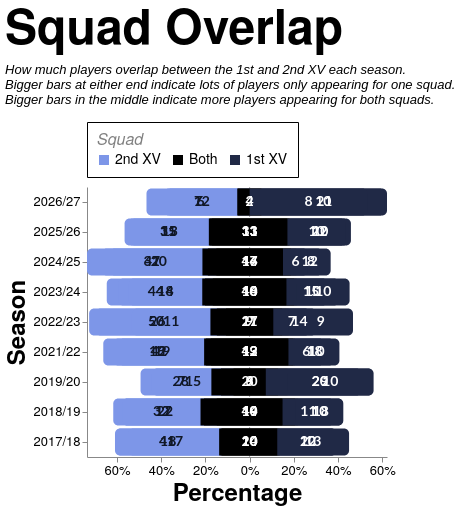

Vega-Lite specification for this chart:
### Vega-Lite specification from a JSON file in a GitHub repository (floating-point values rounded to 4 significant figures)
{"config": {"axis": {"labelFont": "PT Sans Narrow, Helvetica Neue, Helvetica, Arial, sans-serif", "titleFont": "PT Sans Narrow, Helvetica Neue, Helvetica, Arial, sans-serif", "labelFontSize": 13, "titleFontSize": 24, "gridColor": "#202947", "gridOpacity": 0.2, "zindex": 1}, "text": {"font": "Lato, sans-serif"}, "bar": {"cornerRadiusEnd": 5}, "header": {"labelFont": "PT Sans Narrow, Helvetica Neue, Helvetica, Arial, sans-serif", "titleFont": "PT Sans Narrow, Helvetica Neue, Helvetica, Arial, sans-serif", "labelFontSize": 24, "titleFontSize": 28, "labelFontWeight": "bold", "orient": "left"}, "legend": {"labelFont": "PT Sans Narrow, Helvetica Neue, Helvetica, Arial, sans-serif", "titleFont": "PT Sans Narrow, Helvetica Neue, Helvetica, Arial, sans-serif", "labelFontSize": 14, "titleFontSize": 16, "titlePadding": 5, "fillColor": "white", "strokeColor": "black", "padding": 10, "titleFontWeight": "lighter", "titleFontStyle": "italic", "titleColor": "gray", "offset": 10}, "title": {"font": "PT Sans Narrow, Helvetica Neue, Helvetica, Arial, sans-serif", "fontSize": 48, "fontWeight": "bold", "anchor": "start", "align": "center", "titlePadding": 20, "subtitlePadding": 10, "subtitleFontSize": 13, "subtitleColor": "", "subtitleFontStyle": "italic", "offset": 15, "color": "black"}, "axisX": {"labelAngle": 0}, "facet": {"title": null, "header": null, "align": {"row": "each", "column": "each"}, "spacing": 10}, "resolve": {"scale": {"y": "independent", "facet": "independent"}}, "background": "transparent", "scale": {"offsetBandPaddingOuter": 0.2, "offsetBandPaddingInner": 0.1}, "view": {"stroke": null, "background": "transparent"}}, "layer": [{"data": {"name": "data-d285a7403ed98ae579761d64a864032b"}, "mark": {"type": "rule", "color": "#000000", "opacity": 0.3, "size": 1, "strokeDash": [2, 2]}, "encoding": {"x": {"field": "x", "type": "quantitative"}}}, {"layer": [{"mark": {"type": "bar", "cornerRadiusBottomLeft": 5, "cornerRadiusBottomRight": 0, "cornerRadiusTopLeft": 5, "cornerRadiusTopRight": 0}, "encoding": {"color": {"field": "category", "legend": {"orient": "top", "title": "Squad", "values": ["2nd XV", "Both", "1st XV"]}, "scale": {"domain": ["1st XV", "Both", "2nd XV"], "range": ["#202946", "#000000", "#7d96e8"]}, "type": "nominal"}, "order": {"field": "render_priority", "sort": "ascending", "type": "quantitative"}, "tooltip": [{"field": "season", "title": "Season", "type": "ordinal"}, {"field": "unit", "title": "Unit", "type": "nominal"}, {"field": "category", "title": "Pattern", "type": "nominal"}, {"field": "category_group", "title": "Appearance", "type": "nominal"}, {"field": "players", "title": "Players", "type": "quantitative"}, {"field": "percentage", "format": ".1%", "title": "Percentage", "type": "quantitative"}], "x": {"axis": {"format": "%", "grid": false, "labelExpr": "format(abs(datum.value), '.0%')"}, "field": "percentage_start", "scale": {"nice": false}, "title": "Percentage", "type": "quantitative"}, "x2": {"field": "percentage_end"}, "y": {"field": "season", "sort": "descending", "title": "Season", "type": "ordinal"}}, "transform": [{"filter": "datum.category === '2nd XV'"}]}, {"mark": {"type": "bar", "cornerRadiusBottomLeft": 0, "cornerRadiusBottomRight": 0, "cornerRadiusTopLeft": 0, "cornerRadiusTopRight": 0}, "encoding": {"color": {"field": "category", "legend": {"orient": "top", "title": "Squad", "values": ["2nd XV", "Both", "1st XV"]}, "scale": {"domain": ["1st XV", "Both", "2nd XV"], "range": ["#202946", "#000000", "#7d96e8"]}, "type": "nominal"}, "order": {"field": "render_priority", "sort": "ascending", "type": "quantitative"}, "tooltip": [{"field": "season", "title": "Season", "type": "ordinal"}, {"field": "unit", "title": "Unit", "type": "nominal"}, {"field": "category", "title": "Pattern", "type": "nominal"}, {"field": "category_group", "title": "Appearance", "type": "nominal"}, {"field": "players", "title": "Players", "type": "quantitative"}, {"field": "percentage", "format": ".1%", "title": "Percentage", "type": "quantitative"}], "x": {"axis": {"format": "%", "grid": false, "labelExpr": "format(abs(datum.value), '.0%')"}, "field": "percentage_start", "scale": {"nice": false}, "title": "Percentage", "type": "quantitative"}, "x2": {"field": "percentage_end"}, "y": {"field": "season", "sort": "descending", "title": "Season", "type": "ordinal"}}, "transform": [{"filter": "datum.category === 'Both'"}]}, {"mark": {"type": "bar", "cornerRadiusBottomLeft": 0, "cornerRadiusBottomRight": 5, "cornerRadiusTopLeft": 0, "cornerRadiusTopRight": 5}, "encoding": {"color": {"field": "category", "legend": {"orient": "top", "title": "Squad", "values": ["2nd XV", "Both", "1st XV"]}, "scale": {"domain": ["1st XV", "Both", "2nd XV"], "range": ["#202946", "#000000", "#7d96e8"]}, "type": "nominal"}, "order": {"field": "render_priority", "sort": "ascending", "type": "quantitative"}, "tooltip": [{"field": "season", "title": "Season", "type": "ordinal"}, {"field": "unit", "title": "Unit", "type": "nominal"}, {"field": "category", "title": "Pattern", "type": "nominal"}, {"field": "category_group", "title": "Appearance", "type": "nominal"}, {"field": "players", "title": "Players", "type": "quantitative"}, {"field": "percentage", "format": ".1%", "title": "Percentage", "type": "quantitative"}], "x": {"axis": {"format": "%", "grid": false, "labelExpr": "format(abs(datum.value), '.0%')"}, "field": "percentage_start", "scale": {"nice": false}, "title": "Percentage", "type": "quantitative"}, "x2": {"field": "percentage_end"}, "y": {"field": "season", "sort": "descending", "title": "Season", "type": "ordinal"}}, "transform": [{"filter": "datum.category === '1st XV'"}]}], "data": {"name": "data-71c958c88b9efe9cd582770f6d6c98fc"}}, {"data": {"name": "data-71c958c88b9efe9cd582770f6d6c98fc"}, "mark": {"type": "text", "align": "center", "baseline": "middle", "fontSize": 14, "fontWeight": "bold"}, "encoding": {"color": {"field": "label_color", "legend": null, "scale": null, "type": "nominal"}, "text": {"field": "players", "format": ".0f", "type": "quantitative"}, "x": {"field": "label_position", "type": "quantitative"}, "y": {"field": "season", "sort": "descending", "title": "Season", "type": "ordinal"}}, "transform": [{"filter": "datum.percentage >= 0.035"}]}], "height": {"step": 30}, "resolve": {"scale": {"x": "shared"}}, "title": {"text": "Squad Overlap", "subtitle": ["How much players overlap between the 1st and 2nd XV each season.", "Bigger bars at either end indicate lots of players only appearing for one squad.", "Bigger bars in the middle indicate more players appearing for both squads."]}, "width": 300, "$schema": "https://vega.github.io/schema/vega-lite/v5.20.1.json", "datasets": {"data-d285a7403ed98ae579761d64a864032b": [{"x": 0}], "data-71c958c88b9efe9cd582770f6d6c98fc": [{"type_code": -1, "season": "2017/18", "unit": "Total", "category": "2nd XV", "players": 41, "category_group": "One squad", "render_priority": 0, "percentage": 0.4713, "percentage_end": -0.1379, "percentage_start": -0.6092, "label_position": -0.3736, "label_color": "#111827", "unit_order": 0}, {"type_code": 0, "season": "2017/18", "unit": "Total", "category": "Both", "players": 24, "category_group": "Both squads", "render_priority": 1, "percentage": 0.2759, "percentage_end": 0.1379, "percentage_start": -0.1379, "label_position": -5.551e-17, "label_color": "white", "unit_order": 0}, {"type_code": 1, "season": "2017/18", "unit": "Total", "category": "1st XV", "players": 22, "category_group": "One squad", "render_priority": 0, "percentage": 0.2529, "percentage_end": 0.3908, "percentage_start": 0.1379, "label_position": 0.2644, "label_color": "white", "unit_order": 0}, {"type_code": -1, "season": "2017/18", "unit": "Forwards", "category": "2nd XV", "players": 18, "category_group": "One squad", "render_priority": 0, "percentage": 0.4737, "percentage_end": -0.1316, "percentage_start": -0.6053, "label_position": -0.3684, "label_color": "#111827", "unit_order": 1}, {"type_code": 0, "season": "2017/18", "unit": "Forwards", "category": "Both", "players": 10, "category_group": "Both squads", "render_priority": 1, "percentage": 0.2632, "percentage_end": 0.1316, "percentage_start": -0.1316, "label_position": -2.776e-17, "label_color": "white", "unit_order": 1}, {"type_code": 1, "season": "2017/18", "unit": "Forwards", "category": "1st XV", "players": 10, "category_group": "One squad", "render_priority": 0, "percentage": 0.2632, "percentage_end": 0.3947, "percentage_start": 0.1316, "label_position": 0.2632, "label_color": "white", "unit_order": 1}, {"type_code": -1, "season": "2017/18", "unit": "Backs", "category": "2nd XV", "players": 17, "category_group": "One squad", "render_priority": 0, "percentage": 0.425, "percentage_end": -0.125, "percentage_start": -0.55, "label_position": -0.3375, "label_color": "#111827", "unit_order": 2}, {"type_code": 0, "season": "2017/18", "unit": "Backs", "category": "Both", "players": 10, "category_group": "Both squads", "render_priority": 1, "percentage": 0.25, "percentage_end": 0.125, "percentage_start": -0.125, "label_position": 0.0, "label_color": "white", "unit_order": 2}, {"type_code": 1, "season": "2017/18", "unit": "Backs", "category": "1st XV", "players": 13, "category_group": "One squad", "render_priority": 0, "percentage": 0.325, "percentage_end": 0.45, "percentage_start": 0.125, "label_position": 0.2875, "label_color": "white", "unit_order": 2}, {"type_code": -1, "season": "2018/19", "unit": "Total", "category": "2nd XV", "players": 32, "category_group": "One squad", "render_priority": 0, "percentage": 0.3556, "percentage_end": -0.2222, "percentage_start": -0.5778, "label_position": -0.4, "label_color": "#111827", "unit_order": 0}, {"type_code": 0, "season": "2018/19", "unit": "Total", "category": "Both", "players": 40, "category_group": "Both squads", "render_priority": 1, "percentage": 0.4444, "percentage_end": 0.2222, "percentage_start": -0.2222, "label_position": 1.11e-16, "label_color": "white", "unit_order": 0}, {"type_code": 1, "season": "2018/19", "unit": "Total", "category": "1st XV", "players": 18, "category_group": "One squad", "render_priority": 0, "percentage": 0.2, "percentage_end": 0.4222, "percentage_start": 0.2222, "label_position": 0.3222, "label_color": "white", "unit_order": 0}, {"type_code": -1, "season": "2018/19", "unit": "Forwards", "category": "2nd XV", "players": 22, "category_group": "One squad", "render_priority": 0, "percentage": 0.4681, "percentage_end": -0.1489, "percentage_start": -0.617, "label_position": -0.383, "label_color": "#111827", "unit_order": 1}, {"type_code": 0, "season": "2018/19", "unit": "Forwards", "category": "Both", "players": 14, "category_group": "Both squads", "render_priority": 1, "percentage": 0.2979, "percentage_end": 0.1489, "percentage_start": -0.1489, "label_position": 0.0, "label_color": "white", "unit_order": 1}, {"type_code": 1, "season": "2018/19", "unit": "Forwards", "category": "1st XV", "players": 11, "category_group": "One squad", "render_priority": 0, "percentage": 0.234, "percentage_end": 0.383, "percentage_start": 0.1489, "label_position": 0.266, "label_color": "white", "unit_order": 1}, {"type_code": -1, "season": "2018/19", "unit": "Backs", "category": "2nd XV", "players": 17, "category_group": "One squad", "render_priority": 0, "percentage": 0.3696, "percentage_end": -0.2065, "percentage_start": -0.5761, "label_position": -0.3913, "label_color": "#111827", "unit_order": 2}, {"type_code": 0, "season": "2018/19", "unit": "Backs", "category": "Both", "players": 19, "category_group": "Both squads", "render_priority": 1, "percentage": 0.413, "percentage_end": 0.2065, "percentage_start": -0.2065, "label_position": -8.327e-17, "label_color": "white", "unit_order": 2}, {"type_code": 1, "season": "2018/19", "unit": "Backs", "category": "1st XV", "players": 10, "category_group": "One squad", "render_priority": 0, "percentage": 0.2174, "percentage_end": 0.4239, "percentage_start": 0.2065, "label_position": 0.3152, "label_color": "white", "unit_order": 2}, {"type_code": -1, "season": "2019/20", "unit": "Total", "category": "2nd XV", "players": 28, "category_group": "One squad", "render_priority": 0, "percentage": 0.3636, "percentage_end": -0.1299, "percentage_start": -0.4935, "label_position": -0.3117, "label_color": "#111827", "unit_order": 0}, {"type_code": 0, "season": "2019/20", "unit": "Total", "category": "Both", "players": 20, "category_group": "Both squads", "render_priority": 1, "percentage": 0.2597, "percentage_end": 0.1299, "percentage_start": -0.1299, "label_position": 0.0, "label_color": "white", "unit_order": 0}, {"type_code": 1, "season": "2019/20", "unit": "Total", "category": "1st XV", "players": 29, "category_group": "One squad", "render_priority": 0, "percentage": 0.3766, "percentage_end": 0.5065, "percentage_start": 0.1299, "label_position": 0.3182, "label_color": "white", "unit_order": 0}, {"type_code": -1, "season": "2019/20", "unit": "Forwards", "category": "2nd XV", "players": 15, "category_group": "One squad", "render_priority": 0, "percentage": 0.3659, "percentage_end": -0.07317, "percentage_start": -0.439, "label_position": -0.2561, "label_color": "#111827", "unit_order": 1}, {"type_code": 0, "season": "2019/20", "unit": "Forwards", "category": "Both", "players": 6, "category_group": "Both squads", "render_priority": 1, "percentage": 0.1463, "percentage_end": 0.07317, "percentage_start": -0.07317, "label_position": 1.388e-17, "label_color": "white", "unit_order": 1}, {"type_code": 1, "season": "2019/20", "unit": "Forwards", "category": "1st XV", "players": 20, "category_group": "One squad", "render_priority": 0, "percentage": 0.4878, "percentage_end": 0.561, "percentage_start": 0.07317, "label_position": 0.3171, "label_color": "white", "unit_order": 1}, {"type_code": -1, "season": "2019/20", "unit": "Backs", "category": "2nd XV", "players": 7, "category_group": "One squad", "render_priority": 0, "percentage": 0.2692, "percentage_end": -0.1731, "percentage_start": -0.4423, "label_position": -0.3077, "label_color": "#111827", "unit_order": 2}, {"type_code": 0, "season": "2019/20", "unit": "Backs", "category": "Both", "players": 9, "category_group": "Both squads", "render_priority": 1, "percentage": 0.3462, "percentage_end": 0.1731, "percentage_start": -0.1731, "label_position": 5.551e-17, "label_color": "white", "unit_order": 2}, {"type_code": 1, "season": "2019/20", "unit": "Backs", "category": "1st XV", "players": 10, "category_group": "One squad", "render_priority": 0, "percentage": 0.3846, "percentage_end": 0.5577, "percentage_start": 0.1731, "label_position": 0.3654, "label_color": "white", "unit_order": 2}, {"type_code": -1, "season": "2021/22", "unit": "Total", "category": "2nd XV", "players": 42, "category_group": "One squad", "render_priority": 0, "percentage": 0.4118, "percentage_end": -0.2059, "percentage_start": -0.6176, "label_position": -0.4118, "label_color": "#111827", "unit_order": 0}, {"type_code": 0, "season": "2021/22", "unit": "Total", "category": "Both", "players": 42, "category_group": "Both squads", "render_priority": 1, "percentage": 0.4118, "percentage_end": 0.2059, "percentage_start": -0.2059, "label_position": -5.551e-17, "label_color": "white", "unit_order": 0}, {"type_code": 1, "season": "2021/22", "unit": "Total", "category": "1st XV", "players": 18, "category_group": "One squad", "render_priority": 0, "percentage": 0.1765, "percentage_end": 0.3824, "percentage_start": 0.2059, "label_position": 0.2941, "label_color": "white", "unit_order": 0}, {"type_code": -1, "season": "2021/22", "unit": "Forwards", "category": "2nd XV", "players": 19, "category_group": "One squad", "render_priority": 0, "percentage": 0.3958, "percentage_end": -0.1979, "percentage_start": -0.5938, "label_position": -0.3958, "label_color": "#111827", "unit_order": 1}, {"type_code": 0, "season": "2021/22", "unit": "Forwards", "category": "Both", "players": 19, "category_group": "Both squads", "render_priority": 1, "percentage": 0.3958, "percentage_end": 0.1979, "percentage_start": -0.1979, "label_position": -2.776e-17, "label_color": "white", "unit_order": 1}, {"type_code": 1, "season": "2021/22", "unit": "Forwards", "category": "1st XV", "players": 10, "category_group": "One squad", "render_priority": 0, "percentage": 0.2083, "percentage_end": 0.4062, "percentage_start": 0.1979, "label_position": 0.3021, "label_color": "white", "unit_order": 1}, {"type_code": -1, "season": "2021/22", "unit": "Backs", "category": "2nd XV", "players": 18, "category_group": "One squad", "render_priority": 0, "percentage": 0.4865, "percentage_end": -0.1757, "percentage_start": -0.6622, "label_position": -0.4189, "label_color": "#111827", "unit_order": 2}, {"type_code": 0, "season": "2021/22", "unit": "Backs", "category": "Both", "players": 13, "category_group": "Both squads", "render_priority": 1, "percentage": 0.3514, "percentage_end": 0.1757, "percentage_start": -0.1757, "label_position": 8.327e-17, "label_color": "white", "unit_order": 2}, {"type_code": 1, "season": "2021/22", "unit": "Backs", "category": "1st XV", "players": 6, "category_group": "One squad", "render_priority": 0, "percentage": 0.1622, "percentage_end": 0.3378, "percentage_start": 0.1757, "label_position": 0.2568, "label_color": "white", "unit_order": 2}, {"type_code": -1, "season": "2022/23", "unit": "Total", "category": "2nd XV", "players": 50, "category_group": "One squad", "render_priority": 0, "percentage": 0.5495, "percentage_end": -0.1484, "percentage_start": -0.6978, "label_position": -0.4231, "label_color": "#111827", "unit_order": 0}, {"type_code": 0, "season": "2022/23", "unit": "Total", "category": "Both", "players": 27, "category_group": "Both squads", "render_priority": 1, "percentage": 0.2967, "percentage_end": 0.1484, "percentage_start": -0.1484, "label_position": 2.776e-17, "label_color": "white", "unit_order": 0}, {"type_code": 1, "season": "2022/23", "unit": "Total", "category": "1st XV", "players": 14, "category_group": "One squad", "render_priority": 0, "percentage": 0.1538, "percentage_end": 0.3022, "percentage_start": 0.1484, "label_position": 0.2253, "label_color": "white", "unit_order": 0}, {"type_code": -1, "season": "2022/23", "unit": "Forwards", "category": "2nd XV", "players": 26, "category_group": "One squad", "render_priority": 0, "percentage": 0.619, "percentage_end": -0.1071, "percentage_start": -0.7262, "label_position": -0.4167, "label_color": "#111827", "unit_order": 1}, {"type_code": 0, "season": "2022/23", "unit": "Forwards", "category": "Both", "players": 9, "category_group": "Both squads", "render_priority": 1, "percentage": 0.2143, "percentage_end": 0.1071, "percentage_start": -0.1071, "label_position": 6.939e-17, "label_color": "white", "unit_order": 1}, {"type_code": 1, "season": "2022/23", "unit": "Forwards", "category": "1st XV", "players": 7, "category_group": "One squad", "render_priority": 0, "percentage": 0.1667, "percentage_end": 0.2738, "percentage_start": 0.1071, "label_position": 0.1905, "label_color": "white", "unit_order": 1}, {"type_code": -1, "season": "2022/23", "unit": "Backs", "category": "2nd XV", "players": 11, "category_group": "One squad", "render_priority": 0, "percentage": 0.3548, "percentage_end": -0.1774, "percentage_start": -0.5323, "label_position": -0.3548, "label_color": "#111827", "unit_order": 2}, {"type_code": 0, "season": "2022/23", "unit": "Backs", "category": "Both", "players": 11, "category_group": "Both squads", "render_priority": 1, "percentage": 0.3548, "percentage_end": 0.1774, "percentage_start": -0.1774, "label_position": 5.551e-17, "label_color": "white", "unit_order": 2}, {"type_code": 1, "season": "2022/23", "unit": "Backs", "category": "1st XV", "players": 9, "category_group": "One squad", "render_priority": 0, "percentage": 0.2903, "percentage_end": 0.4677, "percentage_start": 0.1774, "label_position": 0.3226, "label_color": "white", "unit_order": 2}, {"type_code": -1, "season": "2023/24", "unit": "Total", "category": "2nd XV", "players": 44, "category_group": "One squad", "render_priority": 0, "percentage": 0.4444, "percentage_end": -0.202, "percentage_start": -0.6465, "label_position": -0.4242, "label_color": "#111827", "unit_order": 0}, {"type_code": 0, "season": "2023/24", "unit": "Total", "category": "Both", "players": 40, "category_group": "Both squads", "render_priority": 1, "percentage": 0.404, "percentage_end": 0.202, "percentage_start": -0.202, "label_position": -2.776e-17, "label_color": "white", "unit_order": 0}, {"type_code": 1, "season": "2023/24", "unit": "Total", "category": "1st XV", "players": 15, "category_group": "One squad", "render_priority": 0, "percentage": 0.1515, "percentage_end": 0.3535, "percentage_start": 0.202, "label_position": 0.2778, "label_color": "white", "unit_order": 0}, {"type_code": -1, "season": "2023/24", "unit": "Forwards", "category": "2nd XV", "players": 18, "category_group": "One squad", "render_priority": 0, "percentage": 0.4286, "percentage_end": -0.1667, "percentage_start": -0.5952, "label_position": -0.381, "label_color": "#111827", "unit_order": 1}, {"type_code": 0, "season": "2023/24", "unit": "Forwards", "category": "Both", "players": 14, "category_group": "Both squads", "render_priority": 1, "percentage": 0.3333, "percentage_end": 0.1667, "percentage_start": -0.1667, "label_position": -2.776e-17, "label_color": "white", "unit_order": 1}, {"type_code": 1, "season": "2023/24", "unit": "Forwards", "category": "1st XV", "players": 10, "category_group": "One squad", "render_priority": 0, "percentage": 0.2381, "percentage_end": 0.4048, "percentage_start": 0.1667, "label_position": 0.2857, "label_color": "white", "unit_order": 1}, {"type_code": -1, "season": "2023/24", "unit": "Backs", "category": "2nd XV", "players": 14, "category_group": "One squad", "render_priority": 0, "percentage": 0.3333, "percentage_end": -0.2143, "percentage_start": -0.5476, "label_position": -0.381, "label_color": "#111827", "unit_order": 2}, {"type_code": 0, "season": "2023/24", "unit": "Backs", "category": "Both", "players": 18, "category_group": "Both squads", "render_priority": 1, "percentage": 0.4286, "percentage_end": 0.2143, "percentage_start": -0.2143, "label_position": 2.776e-17, "label_color": "white", "unit_order": 2}, {"type_code": 1, "season": "2023/24", "unit": "Backs", "category": "1st XV", "players": 10, "category_group": "One squad", "render_priority": 0, "percentage": 0.2381, "percentage_end": 0.4524, "percentage_start": 0.2143, "label_position": 0.3333, "label_color": "white", "unit_order": 2}, {"type_code": -1, "season": "2024/25", "unit": "Total", "category": "2nd XV", "players": 47, "category_group": "One squad", "render_priority": 0, "percentage": 0.4563, "percentage_end": -0.2136, "percentage_start": -0.6699, "label_position": -0.4417, "label_color": "#111827", "unit_order": 0}, {"type_code": 0, "season": "2024/25", "unit": "Total", "category": "Both", "players": 44, "category_group": "Both squads", "render_priority": 1, "percentage": 0.4272, "percentage_end": 0.2136, "percentage_start": -0.2136, "label_position": 2.776e-17, "label_color": "white", "unit_order": 0}, {"type_code": 1, "season": "2024/25", "unit": "Total", "category": "1st XV", "players": 12, "category_group": "One squad", "render_priority": 0, "percentage": 0.1165, "percentage_end": 0.3301, "percentage_start": 0.2136, "label_position": 0.2718, "label_color": "white", "unit_order": 0}, {"type_code": -1, "season": "2024/25", "unit": "Forwards", "category": "2nd XV", "players": 20, "category_group": "One squad", "render_priority": 0, "percentage": 0.4444, "percentage_end": -0.1889, "percentage_start": -0.6333, "label_position": -0.4111, "label_color": "#111827", "unit_order": 1}, {"type_code": 0, "season": "2024/25", "unit": "Forwards", "category": "Both", "players": 17, "category_group": "Both squads", "render_priority": 1, "percentage": 0.3778, "percentage_end": 0.1889, "percentage_start": -0.1889, "label_position": 0.0, "label_color": "white", "unit_order": 1}, {"type_code": 1, "season": "2024/25", "unit": "Forwards", "category": "1st XV", "players": 8, "category_group": "One squad", "render_priority": 0, "percentage": 0.1778, "percentage_end": 0.3667, "percentage_start": 0.1889, "label_position": 0.2778, "label_color": "white", "unit_order": 1}, {"type_code": -1, "season": "2024/25", "unit": "Backs", "category": "2nd XV", "players": 31, "category_group": "One squad", "render_priority": 0, "percentage": 0.5849, "percentage_end": -0.1509, "percentage_start": -0.7358, "label_position": -0.4434, "label_color": "#111827", "unit_order": 2}, {"type_code": 0, "season": "2024/25", "unit": "Backs", "category": "Both", "players": 16, "category_group": "Both squads", "render_priority": 1, "percentage": 0.3019, "percentage_end": 0.1509, "percentage_start": -0.1509, "label_position": 8.327e-17, "label_color": "white", "unit_order": 2}, {"type_code": 1, "season": "2024/25", "unit": "Backs", "category": "1st XV", "players": 6, "category_group": "One squad", "render_priority": 0, "percentage": 0.1132, "percentage_end": 0.2642, "percentage_start": 0.1509, "label_position": 0.2075, "label_color": "white", "unit_order": 2}, {"type_code": -1, "season": "2025/26", "unit": "Total", "category": "2nd XV", "players": 31, "category_group": "One squad", "render_priority": 0, "percentage": 0.369, "percentage_end": -0.1845, "percentage_start": -0.5536, "label_position": -0.369, "label_color": "#111827", "unit_order": 0}, {"type_code": 0, "season": "2025/26", "unit": "Total", "category": "Both", "players": 31, "category_group": "Both squads", "render_priority": 1, "percentage": 0.369, "percentage_end": 0.1845, "percentage_start": -0.1845, "label_position": 0.0, "label_color": "white", "unit_order": 0}, {"type_code": 1, "season": "2025/26", "unit": "Total", "category": "1st XV", "players": 22, "category_group": "One squad", "render_priority": 0, "percentage": 0.2619, "percentage_end": 0.4464, "percentage_start": 0.1845, "label_position": 0.3155, "label_color": "white", "unit_order": 0}, {"type_code": -1, "season": "2025/26", "unit": "Forwards", "category": "2nd XV", "players": 13, "category_group": "One squad", "render_priority": 0, "percentage": 0.3611, "percentage_end": -0.1806, "percentage_start": -0.5417, "label_position": -0.3611, "label_color": "#111827", "unit_order": 1}, {"type_code": 0, "season": "2025/26", "unit": "Forwards", "category": "Both", "players": 13, "category_group": "Both squads", "render_priority": 1, "percentage": 0.3611, "percentage_end": 0.1806, "percentage_start": -0.1806, "label_position": 2.776e-17, "label_color": "white", "unit_order": 1}, {"type_code": 1, "season": "2025/26", "unit": "Forwards", "category": "1st XV", "players": 10, "category_group": "One squad", "render_priority": 0, "percentage": 0.2778, "percentage_end": 0.4583, "percentage_start": 0.1806, "label_position": 0.3194, "label_color": "white", "unit_order": 1}, {"type_code": -1, "season": "2025/26", "unit": "Backs", "category": "2nd XV", "players": 15, "category_group": "One squad", "render_priority": 0, "percentage": 0.3947, "percentage_end": -0.1711, "percentage_start": -0.5658, "label_position": -0.3684, "label_color": "#111827", "unit_order": 2}, {"type_code": 0, "season": "2025/26", "unit": "Backs", "category": "Both", "players": 13, "category_group": "Both squads", "render_priority": 1, "percentage": 0.3421, "percentage_end": 0.1711, "percentage_start": -0.1711, "label_position": 8.327e-17, "label_color": "white", "unit_order": 2}, {"type_code": 1, "season": "2025/26", "unit": "Backs", "category": "1st XV", "players": 10, "category_group": "One squad", "render_priority": 0, "percentage": 0.2632, "percentage_end": 0.4342, "percentage_start": 0.1711, "label_position": 0.3026, "label_color": "white", "unit_order": 2}, {"type_code": -1, "season": "2026/27", "unit": "Total", "category": "2nd XV", "players": 12, "category_group": "One squad", "render_priority": 0, "percentage": 0.3243, "percentage_end": -0.05405, "percentage_start": -0.3784, "label_position": -0.2162, "label_color": "#111827", "unit_order": 0}, {"type_code": 0, "season": "2026/27", "unit": "Total", "category": "Both", "players": 4, "category_group": "Both squads", "render_priority": 1, "percentage": 0.1081, "percentage_end": 0.05405, "percentage_start": -0.05405, "label_position": 0.0, "label_color": "white", "unit_order": 0}, {"type_code": 1, "season": "2026/27", "unit": "Total", "category": "1st XV", "players": 21, "category_group": "One squad", "render_priority": 0, "percentage": 0.5676, "percentage_end": 0.6216, "percentage_start": 0.05405, "label_position": 0.3378, "label_color": "white", "unit_order": 0}, {"type_code": -1, "season": "2026/27", "unit": "Forwards", "category": "2nd XV", "players": 6, "category_group": "One squad", "render_priority": 0, "percentage": 0.3333, "percentage_end": -0.05556, "percentage_start": -0.3889, "label_position": -0.2222, "label_color": "#111827", "unit_order": 1}, {"type_code": 0, "season": "2026/27", "unit": "Forwards", "category": "Both", "players": 2, "category_group": "Both squads", "render_priority": 1, "percentage": 0.1111, "percentage_end": 0.05556, "percentage_start": -0.05556, "label_position": 2.776e-17, "label_color": "white", "unit_order": 1}, {"type_code": 1, "season": "2026/27", "unit": "Forwards", "category": "1st XV", "players": 10, "category_group": "One squad", "render_priority": 0, "percentage": 0.5556, "percentage_end": 0.6111, "percentage_start": 0.05556, "label_position": 0.3333, "label_color": "white", "unit_order": 1}, {"type_code": -1, "season": "2026/27", "unit": "Backs", "category": "2nd XV", "players": 7, "category_group": "One squad", "render_priority": 0, "percentage": 0.4667, "percentage_end": 0.0, "percentage_start": -0.4667, "label_position": -0.2333, "label_color": "#111827", "unit_order": 2}, {"type_code": 1, "season": "2026/27", "unit": "Backs", "category": "1st XV", "players": 8, "category_group": "One squad", "render_priority": 0, "percentage": 0.5333, "percentage_end": 0.5333, "percentage_start": 0.0, "label_position": 0.2667, "label_color": "white", "unit_order": 2}]}}
